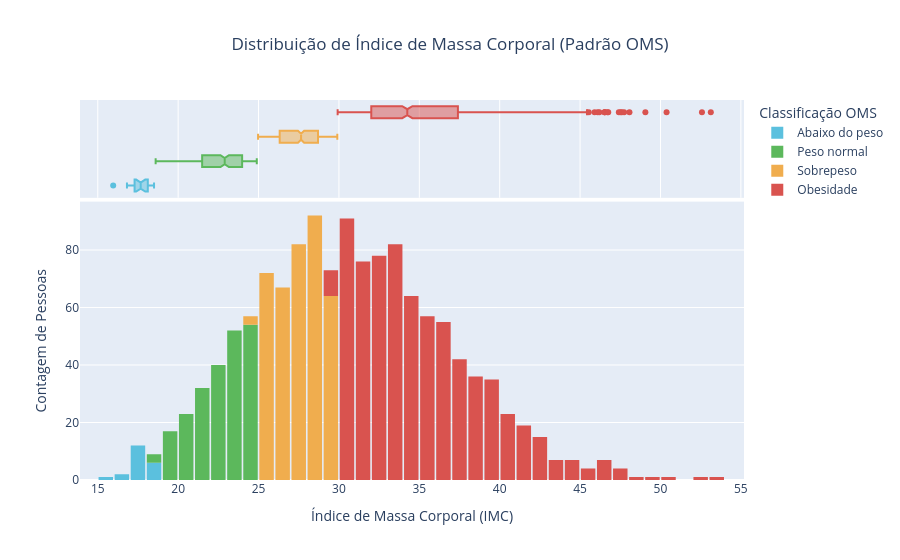

The notebook cell this image was saved under:
### Code cell
fig = px.histogram(
    df,
    x="bmi",
    marginal="box",
    color="Classificacao_OMS",
    color_discrete_map=cores_faixas,
    category_orders={
        "Classificacao_OMS": faixas_oms
    },
    nbins=47,
    title="Distribuição de Índice de Massa Corporal (Padrão OMS)",
)


fig.update_layout(
    bargap=0.1,
    title_x=0.5,  
    xaxis_title="Índice de Massa Corporal (IMC)",
    yaxis_title="Contagem de Pessoas",
    legend_title="Classificação OMS",
)

fig.show()

### Figure 1 — Plotly figure (JSON) as saved in the notebook; plotly's stock layout.template omitted (floating-point values rounded to 4 significant figures; data arrays with more than 128 entries replaced by an {"elided": "..."} marker saying what was removed)
{"data": [{"bingroup": "x", "hovertemplate": "Classificacao_OMS=Abaixo do peso<br>bmi=%{x}<br>count=%{y}<extra></extra>", "legendgroup": "Abaixo do peso", "marker": {"color": "#5bc0de", "pattern": {"shape": ""}}, "name": "Abaixo do peso", "nbinsx": 47, "orientation": "v", "showlegend": true, "type": "histogram", "x": [17.39, 17.77, 15.96, 18.05, 17.8, 17.29, 17.95, 17.48, 17.2, 16.82, 17.4, 18.5, 17.67, 18.34, 17.29, 18.34, 18.3, 18.34, 17.86, 16.82, 17.29], "xaxis": "x", "yaxis": "y"}, {"hovertemplate": "Classificacao_OMS=Abaixo do peso<br>bmi=%{x}<extra></extra>", "legendgroup": "Abaixo do peso", "marker": {"color": "#5bc0de"}, "name": "Abaixo do peso", "notched": true, "showlegend": false, "type": "box", "x": [17.39, 17.77, 15.96, 18.05, 17.8, 17.29, 17.95, 17.48, 17.2, 16.82, 17.4, 18.5, 17.67, 18.34, 17.29, 18.34, 18.3, 18.34, 17.86, 16.82, 17.29], "xaxis": "x2", "yaxis": "y2"}, {"bingroup": "x", "hovertemplate": "Classificacao_OMS=Peso normal<br>bmi=%{x}<br>count=%{y}<extra></extra>", "legendgroup": "Peso normal", "marker": {"color": "#5cb85c", "pattern": {"shape": ""}}, "name": "Peso normal", "nbinsx": 47, "orientation": "v", "showlegend": true, "type": "histogram", "x": {"elided": "221 float values"}, "xaxis": "x", "yaxis": "y"}, {"hovertemplate": "Classificacao_OMS=Peso normal<br>bmi=%{x}<extra></extra>", "legendgroup": "Peso normal", "marker": {"color": "#5cb85c"}, "name": "Peso normal", "notched": true, "showlegend": false, "type": "box", "x": {"elided": "221 float values"}, "xaxis": "x2", "yaxis": "y2"}, {"bingroup": "x", "hovertemplate": "Classificacao_OMS=Sobrepeso<br>bmi=%{x}<br>count=%{y}<extra></extra>", "legendgroup": "Sobrepeso", "marker": {"color": "#f0ad4e", "pattern": {"shape": ""}}, "name": "Sobrepeso", "nbinsx": 47, "orientation": "v", "showlegend": true, "type": "histogram", "x": {"elided": "380 float values"}, "xaxis": "x", "yaxis": "y"}, {"hovertemplate": "Classificacao_OMS=Sobrepeso<br>bmi=%{x}<extra></extra>", "legendgroup": "Sobrepeso", "marker": {"color": "#f0ad4e"}, "name": "Sobrepeso", "notched": true, "showlegend": false, "type": "box", "x": {"elided": "380 float values"}, "xaxis": "x2", "yaxis": "y2"}, {"bingroup": "x", "hovertemplate": "Classificacao_OMS=Obesidade<br>bmi=%{x}<br>count=%{y}<extra></extra>", "legendgroup": "Obesidade", "marker": {"color": "#d9534f", "pattern": {"shape": ""}}, "name": "Obesidade", "nbinsx": 47, "orientation": "v", "showlegend": true, "type": "histogram", "x": {"elided": "716 float values"}, "xaxis": "x", "yaxis": "y"}, {"hovertemplate": "Classificacao_OMS=Obesidade<br>bmi=%{x}<extra></extra>", "legendgroup": "Obesidade", "marker": {"color": "#d9534f"}, "name": "Obesidade", "notched": true, "showlegend": false, "type": "box", "x": {"elided": "716 float values"}, "xaxis": "x2", "yaxis": "y2"}], "layout": {"bargap": 0.1, "barmode": "relative", "legend": {"title": {"text": "Classificação OMS"}, "tracegroupgap": 0}, "title": {"text": "Distribuição de Índice de Massa Corporal (Padrão OMS)", "x": 0.5}, "xaxis": {"anchor": "y", "domain": [0, 1], "title": {"text": "Índice de Massa Corporal (IMC)"}}, "xaxis2": {"anchor": "y2", "domain": [0, 1], "matches": "x", "showgrid": true, "showticklabels": false}, "yaxis": {"anchor": "x", "domain": [0, 0.7326], "title": {"text": "Contagem de Pessoas"}}, "yaxis2": {"anchor": "x2", "domain": [0.7426, 1], "matches": "y2", "showgrid": false, "showline": false, "showticklabels": false, "ticks": ""}}}
